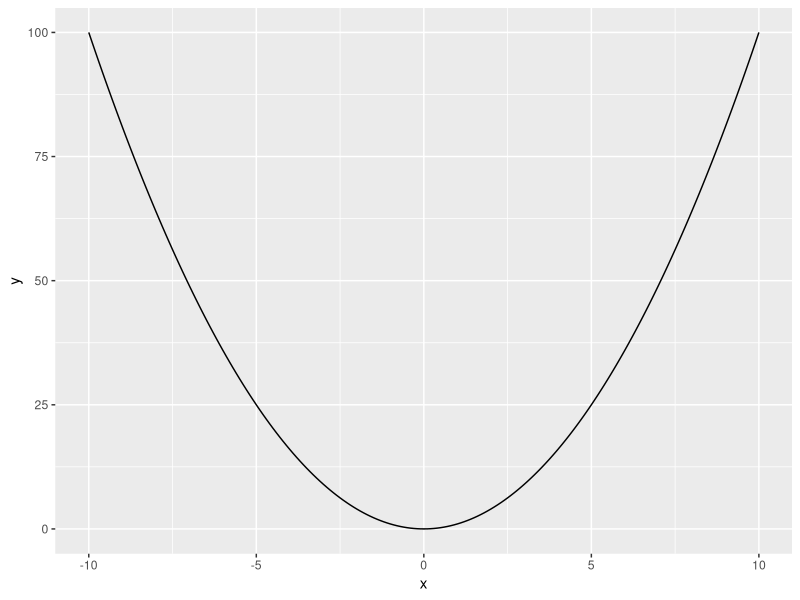
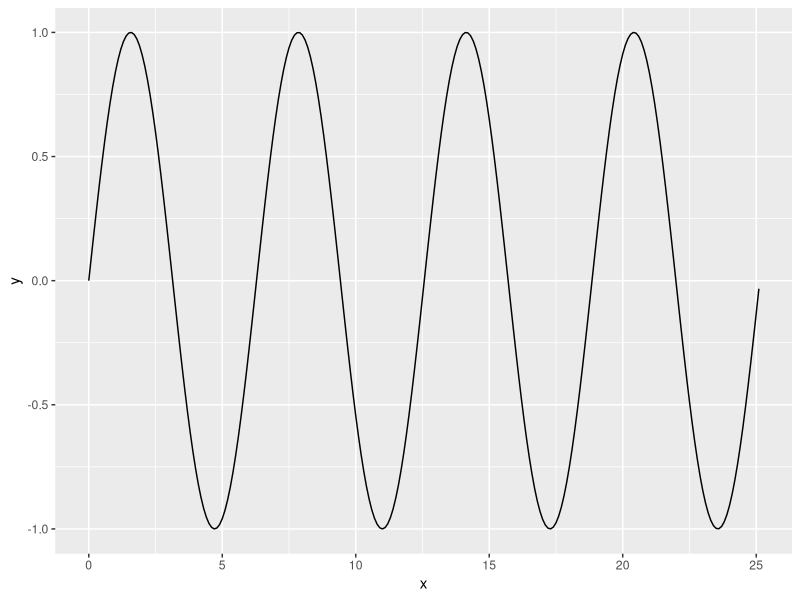
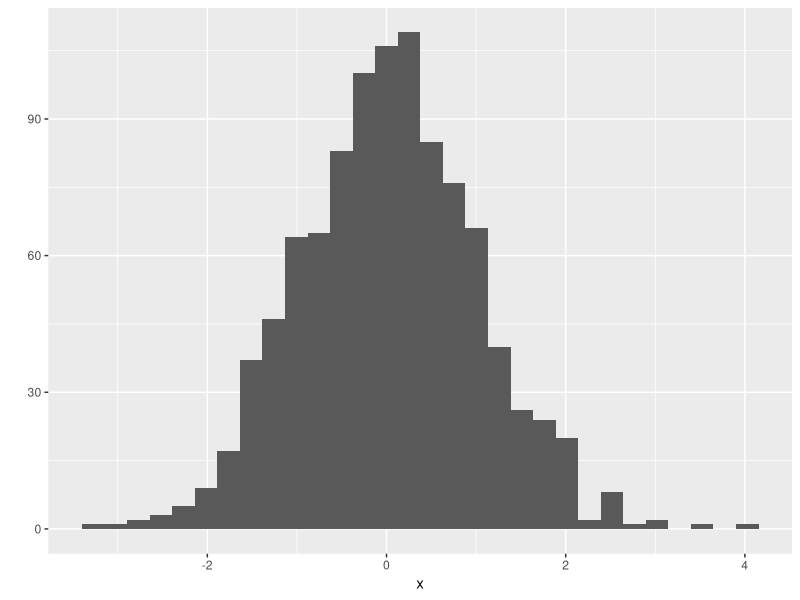

These charts were generated, in order, by the following R code:
###exercise 1
##plot a graph with x^2 on the y-axis and x on the x-axis
library(ggplot2)
x <- seq(-10,10,0.1)
y<-x^2
qplot(x,y, geom = "line")

###exercise 2
##plot a graph with sine x on the y-axis and x on the x-axis
library(ggplot2)
x <- seq(0,8*pi,0.1)
y<-sin(x)
qplot(x,y, geom = "line")

###exercise 3
### plot a histogram of 1000 random normal deviates
library(ggplot2)
x <- rnorm(1000)
qplot(x)
